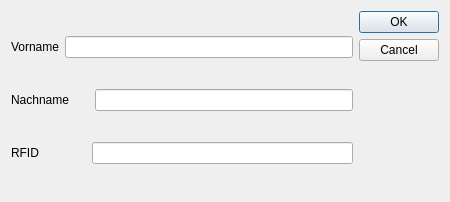
<?xml version="1.0" encoding="UTF-8"?>
<ui version="4.0">
 <class>teilnehmer_add</class>
 <widget class="QDialog" name="teilnehmer_add">
  <property name="geometry">
   <rect>
    <x>0</x>
    <y>0</y>
    <width>450</width>
    <height>202</height>
   </rect>
  </property>
  <property name="windowTitle">
   <string>Dialog</string>
  </property>
  <layout class="QVBoxLayout" name="verticalLayout_2">
   <item>
    <layout class="QHBoxLayout" name="horizontalLayout_4">
     <item>
      <layout class="QVBoxLayout" name="verticalLayout">
       <item>
        <layout class="QHBoxLayout" name="horizontalLayout_2">
         <item>
          <widget class="QLabel" name="label_2">
           <property name="text">
            <string>Vorname</string>
           </property>
          </widget>
         </item>
         <item>
          <widget class="QLineEdit" name="lineEdit_Vorname"/>
         </item>
        </layout>
       </item>
       <item>
        <layout class="QHBoxLayout" name="horizontalLayout">
         <item>
          <widget class="QLabel" name="label">
           <property name="text">
            <string>Nachname</string>
           </property>
          </widget>
         </item>
         <item>
          <spacer name="horizontalSpacer">
           <property name="orientation">
            <enum>Qt::Horizontal</enum>
           </property>
           <property name="sizeType">
            <enum>QSizePolicy::Preferred</enum>
           </property>
           <property name="sizeHint" stdset="0">
            <size>
             <width>20</width>
             <height>20</height>
            </size>
           </property>
          </spacer>
         </item>
         <item>
          <widget class="QLineEdit" name="lineEdit_Nachname"/>
         </item>
        </layout>
       </item>
       <item>
        <layout class="QHBoxLayout" name="horizontalLayout_3">
         <item>
          <widget class="QLabel" name="label_3">
           <property name="text">
            <string>RFID</string>
           </property>
          </widget>
         </item>
         <item>
          <spacer name="horizontalSpacer_2">
           <property name="orientation">
            <enum>Qt::Horizontal</enum>
           </property>
           <property name="sizeType">
            <enum>QSizePolicy::Preferred</enum>
           </property>
           <property name="sizeHint" stdset="0">
            <size>
             <width>47</width>
             <height>20</height>
            </size>
           </property>
          </spacer>
         </item>
         <item>
          <widget class="QLineEdit" name="lineEdit_RFID"/>
         </item>
        </layout>
       </item>
      </layout>
     </item>
     <item>
      <widget class="QDialogButtonBox" name="buttonBox">
       <property name="orientation">
        <enum>Qt::Vertical</enum>
       </property>
       <property name="standardButtons">
        <set>QDialogButtonBox::Cancel|QDialogButtonBox::Ok</set>
       </property>
      </widget>
     </item>
    </layout>
   </item>
  </layout>
 </widget>
 <resources/>
 <connections>
  <connection>
   <sender>buttonBox</sender>
   <signal>accepted()</signal>
   <receiver>teilnehmer_add</receiver>
   <slot>accept()</slot>
   <hints>
    <hint type="sourcelabel">
     <x>365</x>
     <y>191</y>
    </hint>
    <hint type="destinationlabel">
     <x>157</x>
     <y>201</y>
    </hint>
   </hints>
  </connection>
  <connection>
   <sender>buttonBox</sender>
   <signal>rejected()</signal>
   <receiver>teilnehmer_add</receiver>
   <slot>reject()</slot>
   <hints>
    <hint type="sourcelabel">
     <x>391</x>
     <y>191</y>
    </hint>
    <hint type="destinationlabel">
     <x>286</x>
     <y>201</y>
    </hint>
   </hints>
  </connection>
 </connections>
</ui>
